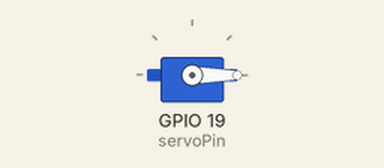
Recording of a sketch running on a simulated ESP32. Parts: servo.

Above: at 0.0 s.
At 2.0 s:
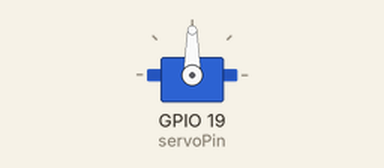
Timing chart, 0 to 3.5 s (numbered marks = the images above):
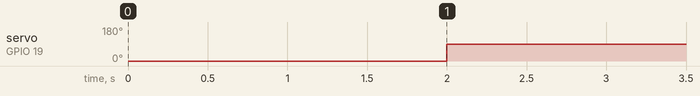

Measured:
- by itself, servo on GPIO 19 (servoPin): 0° → 90° at 2.0 s

The sketch:

servo_esp32.ino
```cpp
#include <ESP32Servo.h>

Servo miServo;

#define servoPin 19 // ESP32 pin GIOP26 connected to servo motor


void setup() {
  miServo.attach(servoPin);  // attaches the servo on ESP32 pin
  miServo.write(0);
}

void loop() {

  delay(2000);
  miServo.write(90);

}
```
